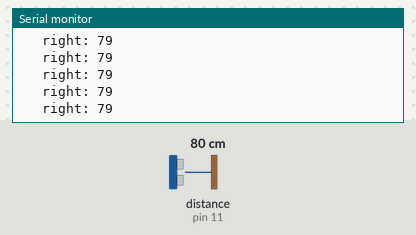
Bench run of a sketch on a simulated Arduino Uno, built with avr-gcc and run on an emulated ATmega328P. Parts: the last lines printed to the serial monitor. Wiring (inferred from the names in the program): ultrasonic range finder: trigger pin 10; echo pin 11. The inputs (shaded band) are chosen by the test bench; at power-on: distance to the obstacle (sensor on pin 11) 80 cm. The echo pulse lasts 58.3 µs per cm.

Above: at 1.2 s.
1.3 s: distance to the obstacle (sensor on pin 11) set to 2 cm
At 2.1 s:
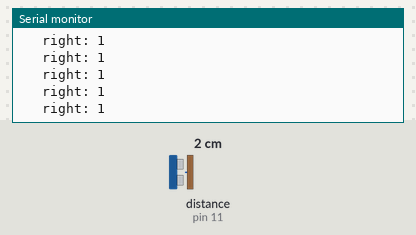
4.3 s: distance to the obstacle (sensor on pin 11) set to 120 cm
At 4.9 s:
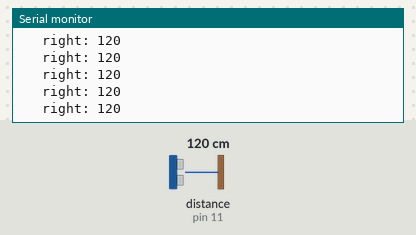
7.3 s: distance to the obstacle (sensor on pin 11) set to 4 cm
At 7.8 s:
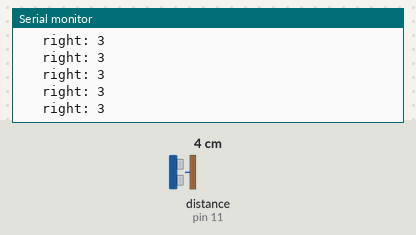
10.3 s: distance to the obstacle (sensor on pin 11) set to 18 cm
At 11.3 s:
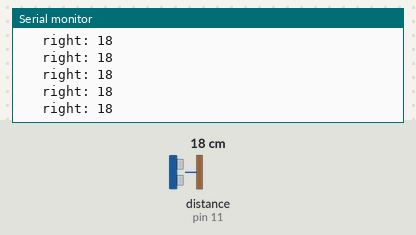
Timing chart, 0 to 13.3 s (numbered marks = the images above; inputs shaded):
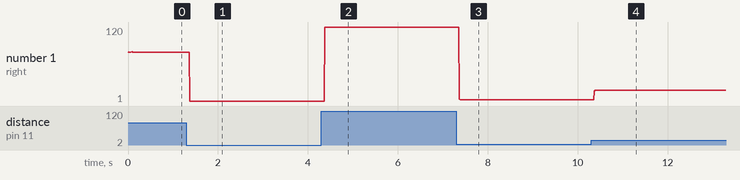

The sketch:

HC-SR04_ultrasonic_distance.ino
```cpp
int trigger = 10;
int echo = 11;

long time;
long distance;

void setup() {
  pinMode(trigger, OUTPUT);
  pinMode(echo, INPUT);
  Serial.begin(9600);
}

void loop() {
  digitalWrite(trigger, 0);
  delayMicroseconds(5);
  digitalWrite(trigger, 1);
  delayMicroseconds(10);
  digitalWrite(trigger, 0);

  time = pulseIn(echo, 1);
  distance = time / 29.1 / 2;

  Serial.print("   ");
  Serial.print("right: ");
  Serial.println(distance);
}
```

Measured:
- after the input at 1.3 s, the serial monitor: prints a new line after 0.07 s (image 1)
- after the input at 4.3 s, the serial monitor: prints a new line after 0.08 s (image 2)
- after the input at 7.3 s, the serial monitor: prints a new line after 0.07 s (image 3)
- after the input at 10.3 s, the serial monitor: prints a new line after 0.07 s (image 4)
- plotted number 1: 79 → 1 after the input at 1.3 s, 1 → 120 after the input at 4.3 s, 120 → 3 after the input at 7.3 s, 3 → 1 after the input at 10.3 s
